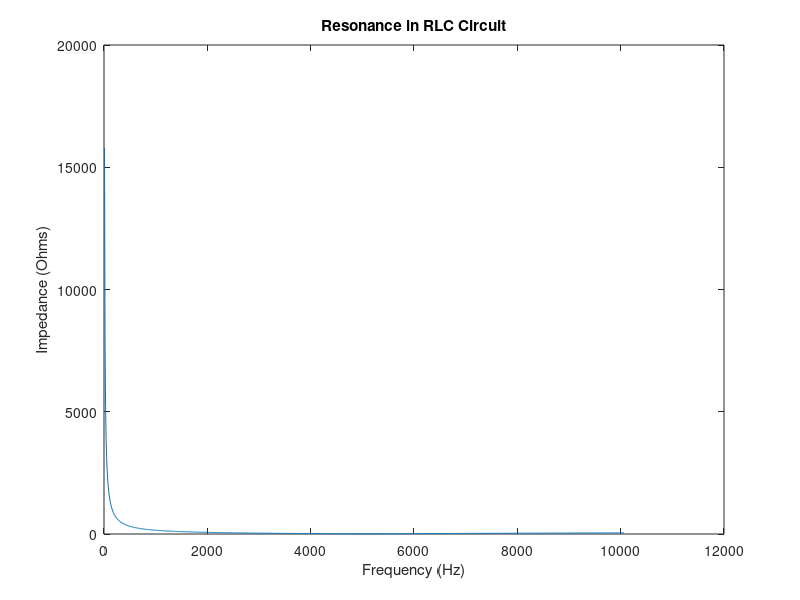

MATLAB code to generate this figure:
%Name: Md. Roknuzzaman Rikon
%ID: 22024014
% Resonance in RLC Circuit 
R = 10; % Resistance in ohms 
L = 1e-3; % Inductance in henrys 
C = 1e-6; % Capacitance in farads 
f_resonance = 1 / (2*pi*sqrt(L*C)); % Resonant frequency 
disp(['Resonant Frequency: ', num2str(f_resonance), ' Hz']); 
f = linspace(0, 2*f_resonance, 1000); 
Z = sqrt(R^2 + (2*pi*f*L - 1./(2*pi*f*C)).^2); % Impedance 
plot(f, Z); 
title('Resonance in RLC Circuit'); 
xlabel('Frequency (Hz)'); 
ylabel('Impedance (Ohms)'); 
